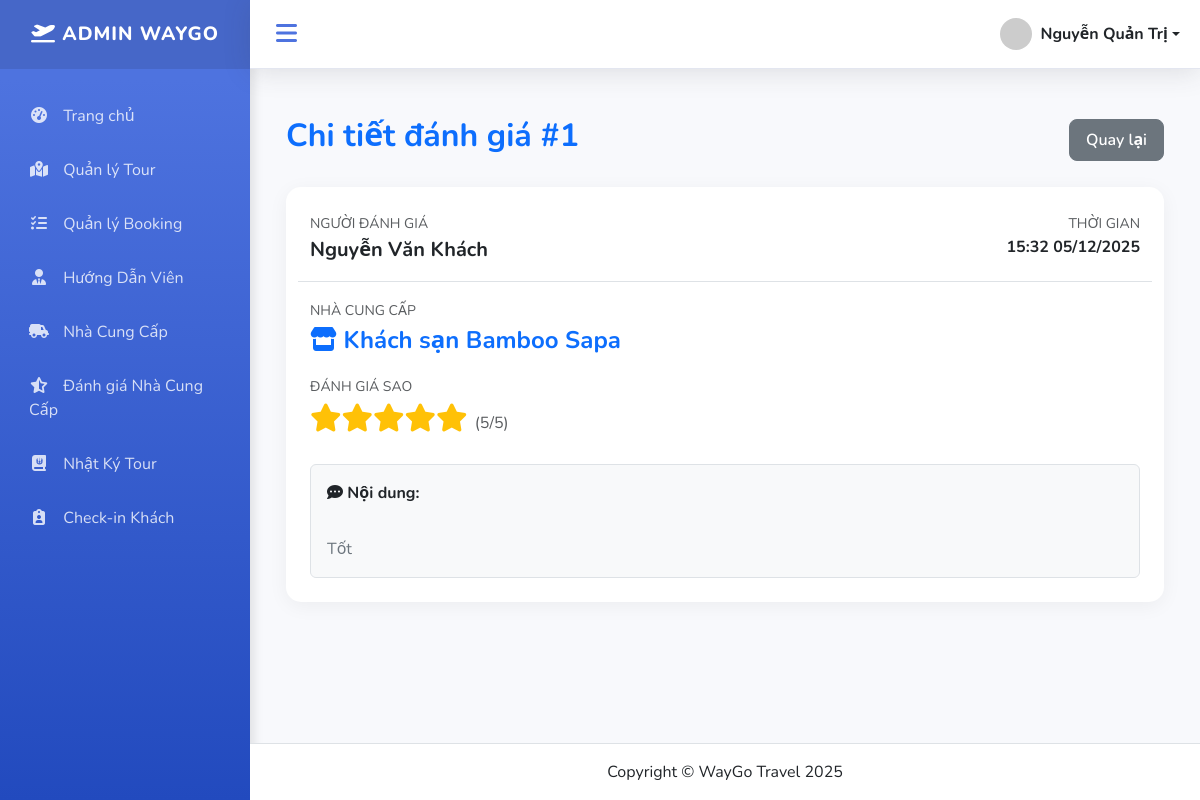
Page /index.php?action=comment_detail&id=1 (signed in) on the committed database.
### tables this page shows
CREATE TABLE `comments` (
  `id` int NOT NULL,
  `guest_name` varchar(255) NOT NULL,
  `supplier_name` varchar(255) NOT NULL,
  `content` text NOT NULL,
  `rating` tinyint NOT NULL,
  `created_at` datetime DEFAULT CURRENT_TIMESTAMP
);

### controllers/CommentController.php (called while the page is built, shortened)
<?php
require_once PATH_MODEL . 'CommentModel.php';
class CommentController {
    private $model;
    public function __construct() {
        $this->model = new CommentModel();
    }
    public function detailComment() {
        $id = $_GET['id'] ?? null;
        $comment = $this->model->getCommentById($id);
        include PATH_VIEW . 'admin/comments/detail.php';
    }
}

### index.php (called while the page is built, shortened)
<?php
require_once './routes/index.php';

### models/BaseModel.php (called while the page is built, shortened)
<?php
class BaseModel
{
    public function __construct()
    {
        $dsn = sprintf('mysql:host=%s;port=%s;dbname=%s;charset=utf8', DB_HOST, DB_PORT, DB_NAME);
        try {
            $this->pdo = new PDO($dsn, DB_USERNAME, DB_PASSWORD, DB_OPTIONS);
        } catch (PDOException $e) {
            die("Kết nối cơ sở dữ liệu thất bại: {$e->getMessage()}. Vui lòng thử lại sau.");
        }
    }
}

### models/CommentModel.php (called while the page is built, shortened)
<?php
require_once "BaseModel.php";
class CommentModel extends BaseModel {
    public function getCommentById($id) {
        $sql = "SELECT * FROM comments WHERE id = ?";
        $stmt = $this->pdo->prepare($sql);
        $stmt->execute([$id]);
        return $stmt->fetch(PDO::FETCH_ASSOC);
    }
}

### views/admin/comments/detail.php (the view)
<?php include PATH_VIEW . 'layouts/header.php'; ?>
<div class="container mt-4">
    <div class="d-flex justify-content-between align-items-center mb-4">
        <h2 class="text-primary fw-bold">Chi tiết đánh giá #<?= $comment['id'] ?></h2>
        <a href="index.php?action=comments_list" class="btn btn-secondary">Quay lại</a>
    </div>
    <?php if($comment): ?>
        <div class="card card-modern p-4" style="height: auto !important;">
            <div class="row mb-3 border-bottom pb-3">
                <div class="col-md-6">
                    <label class="text-muted small text-uppercase">Người đánh giá</label>
                    <div class="fs-5 fw-bold"><?= htmlspecialchars($comment['guest_name']) ?></div>
                </div>
                <div class="col-md-6 text-end">
                    <label class="text-muted small text-uppercase">Thời gian</label>
                    <div class="fw-bold"><?= date('H:i d/m/Y', strtotime($comment['created_at'])) ?></div>
                </div>
            </div>
            <div class="mb-3">
                <label class="text-muted small text-uppercase">Nhà cung cấp</label>
                <div class="fs-4 text-primary fw-bold"><i class="fa-solid fa-store"></i> <?= htmlspecialchars($comment['supplier_name']) ?></div>
            </div>
            <div class="mb-4">
                <label class="text-muted small text-uppercase">Đánh giá sao</label>
                <div class="fs-3 text-warning">
                    <?= str_repeat('<i class="fa-solid fa-star"></i>', $comment['rating']) ?>
                    <span class="text-muted fs-6 fw-normal">(<?= $comment['rating'] ?>/5)</span>
                </div>
            </div>
            <div class="bg-light p-3 rounded border">
                <label class="fw-bold mb-2"><i class="fa-solid fa-comment-dots"></i> Nội dung:</label>
                <p class="mb-0 text-secondary" style="white-space: pre-line;">
                    <?= htmlspecialchars($comment['content']) ?>
                </p>
            </div>
        </div>
    <?php else: ?>
        <div class="alert alert-danger">Không tìm thấy thông tin đánh giá này.</div>
    <?php endif; ?>
</div>
<?php include PATH_VIEW . 'layouts/footer.php'; ?>

### assets/css/dashboard.css (style rules this page uses)
:root { --primary-color: #4e73df; --secondary-color: #858796; --success-color: #1cc88a; --info-color: #36b9cc; --warning-color: #f6c23e; --danger-color: #e74a3b; --dark-bg: #222e3c; --light-bg: #f8f9fc; --sidebar-width: 250px; --sidebar-collapsed-width: 70px; --transition-speed: 0.3s; }
body { background-color: var(--light-bg); font-family: 'Nunito', 'Segoe UI', sans-serif; overflow-x: hidden; }
.card-modern { border: none; border-radius: 15px; box-shadow: 0 4px 20px rgba(0, 0, 0, 0.05); transition: transform 0.3s ease; background: #fff; overflow: hidden; height: auto !important; min-height: 0; }
.btn { border-radius: 8px; padding: 8px 16px; font-weight: 600; transition: all 0.3s; }

### rows in the picture
comments: id "1", guest_name "Nguyễn Văn Khách", created_at "15:32 05/12/2025", supplier_name "Khách sạn Bamboo Sapa", rating "5", content "Tốt"

### other values in the picture
$_SESSION['user_name'] "Nguyễn Quản Trị"
